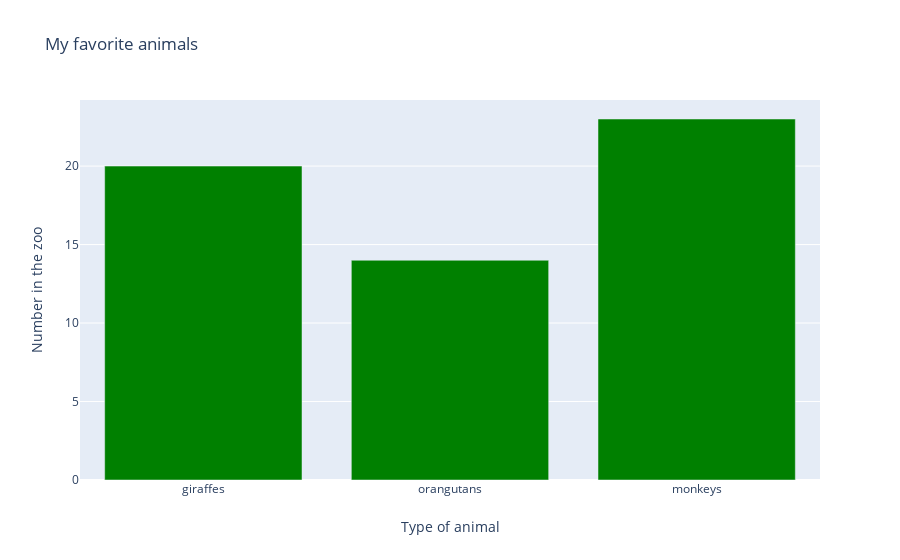

Here is the notebook cell this chart was saved with:
### Markdown cell above
## Formatting a simple bar chart

### Code cell
# Adding some layout to the simple chart we saw before
data = [go.Bar(
            x=['giraffes', 'orangutans', 'monkeys'],
            y=[20, 14, 23],
            marker=dict(color='green')
    )]

layout = go.Layout(
    title = 'My favorite animals', # Graph title
    xaxis = dict(title = 'Type of animal'), # x-axis label
    yaxis = dict(title = 'Number in the zoo'), # y-axis label
    
)
fig = go.Figure(data=data, layout=layout)
iplot(fig)

### Figure 1 — Plotly figure (JSON) as saved in the notebook; plotly's stock layout.template omitted (floating-point values rounded to 4 significant figures)
{"data": [{"marker": {"color": "green"}, "type": "bar", "x": ["giraffes", "orangutans", "monkeys"], "y": [20, 14, 23]}], "layout": {"title": {"text": "My favorite animals"}, "xaxis": {"title": {"text": "Type of animal"}}, "yaxis": {"title": {"text": "Number in the zoo"}}}}
